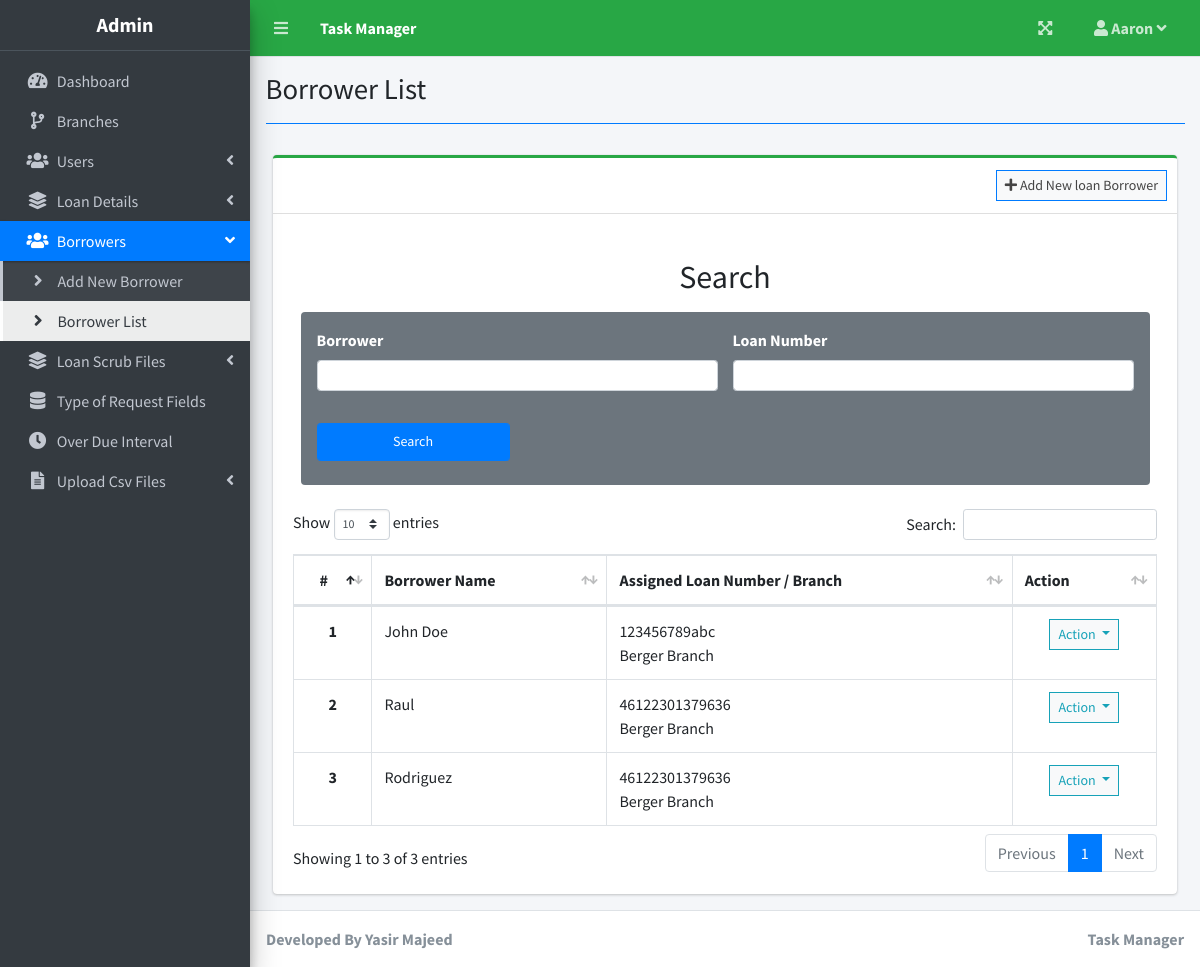
Page /index.php?page=borrower_list (signed in) on the committed database.
### tables this page shows
CREATE TABLE `borrower` (
  `id` int(11) NOT NULL,
  `loan_no_id` varchar(255) NOT NULL,
  `borrower` varchar(255) NOT NULL,
  `created_by` int(11) NOT NULL,
  `created_at` timestamp NOT NULL DEFAULT current_timestamp(),
  `updated_at` timestamp NOT NULL DEFAULT current_timestamp() ON UPDATE current_timestamp()
);

CREATE TABLE `loan_no` (
  `id` int(11) NOT NULL,
  `loan_no` varchar(255) NOT NULL,
  `branch` int(11) NOT NULL,
  `processor` int(11) NOT NULL,
  `coordinator` varchar(255) NOT NULL,
  `created_by` int(11) NOT NULL,
  `created_at` timestamp NOT NULL DEFAULT current_timestamp(),
  `updated_at` timestamp NOT NULL DEFAULT current_timestamp() ON UPDATE current_timestamp()
);

CREATE TABLE `branch` (
  `id` int(11) NOT NULL,
  `branch` varchar(250) NOT NULL,
  `address` varchar(255) NOT NULL,
  `contact` varchar(255) NOT NULL,
  `created_at` timestamp NOT NULL DEFAULT current_timestamp(),
  `updated_at` timestamp NOT NULL DEFAULT current_timestamp() ON UPDATE current_timestamp()
);

### borrower_list.php (the view, shortened to what this page needs)
<?php include'db_connect.php' ?>
<div class="col-lg-12">
    <div class="card card-outline card-success">
        <div class="card-header">
            <?php if($_SESSION['login_type']==1){?>
            <div class="card-tools">
                <a class="btn btn-block btn-sm btn-default btn-flat border-primary" href="./index.php?page=new_borrower"><i
                        class="fa fa-plus"></i> Add New loan Borrower</a>
            </div>
            <?php }?>
        </div>
        <div class="card-body"><div class="container my-4">
                <h2 class="text-center mb-3">Search</h2>
                <div class="rounded bg-secondary p-3">
                    <div class="row">
                        <div class="col-md-6">
                            <label for="field1" class="form-label">Borrower </label>
                            <input type="text" class="form-control form-control-sm" id="field1"
                               >
                        </div>
                        <div class="col-md-6">
                            <label for="field2" class="form-label">Loan Number</label>
                            <input type="text" class="form-control form-control-sm" id="field2"
                                >
                        </div>
                    </div>
                    <div class="row">
                        <div class="col-sm-3 mb-2">
                            <label for="searchBtn" class="form-label">&nbsp;</label>
                            <button type="button" class="btn btn-primary btn-sm form-control"
                                id="searchBtn">Search</button>
                        </div>
                    </div>
                </div>
            </div>
            <table class="table table-hover table-bordered" id="list">
                <thead>
                    <tr>
                        <th class="text-center">#</th>
                        <th>Borrower Name</th>
                        <th>Assigned Loan Number / Branch</th>
                        <th>Action</th>
                    </tr>
                </thead>
                <tbody>
                    <?php
					$i = 1;
					$qry = $conn->query("SELECT * FROM borrower order by id DESC");
					while($row= $qry->fetch_assoc()):
					?>
                    <tr>
                        <th class="text-center"><?php echo $i++ ?></th>
                        <td><?php echo $row['borrower']; ?></td>
                        <td><?php $qry1 = $conn->query('SELECT * FROM loan_no where id = "'.$row['loan_no_id'].'"');$row1= $qry1->fetch_assoc();echo $row1['loan_no'].'<br>';?>
                        <?php $qry1 = $conn->query('SELECT * FROM branch where id = "'.$row1['branch'].'"');$row1= $qry1->fetch_assoc();echo $row1['branch'];?>
                        </td>
                        <td class="text-center">
                            <button type="button"
                                class="btn btn-default btn-sm btn-flat border-info wave-effect text-info dropdown-toggle"
                                data-toggle="dropdown" aria-expanded="true">
                                Action
                            </button>
                        </td>
                    </tr>
                    <?php endwhile; ?>
                </tbody>
            </table>
        </div>
    </div>
</div>

### rows in the picture
borrower: borrower "John Doe", loan_no.loan_no "123456789abc", branch.branch "Berger Branch"
borrower: borrower "Raul", loan_no.loan_no "46122301379636", branch.branch "Berger Branch"
borrower: borrower "Rodriguez", loan_no.loan_no "46122301379636", branch.branch "Berger Branch"

### other values in the picture
$_SESSION['system']['name'] "Task Manager"
$_SESSION['login_firstname'] "Aaron"
$user_type[$_SESSION['login_type']] "Admin"
$title "Borrower List"
